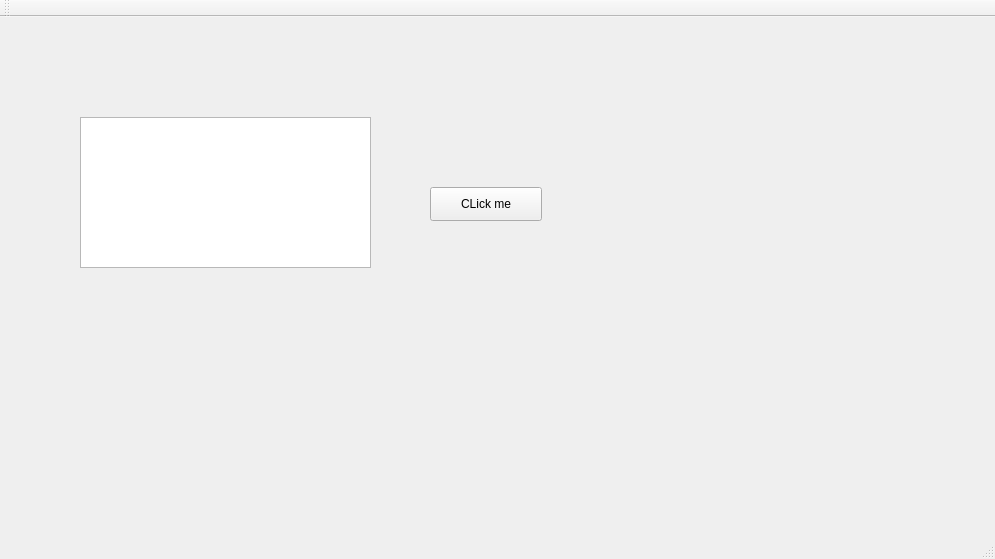
<?xml version="1.0" encoding="UTF-8"?>
<ui version="4.0">
 <class>MainWindow</class>
 <widget class="QMainWindow" name="MainWindow">
  <property name="geometry">
   <rect>
    <x>0</x>
    <y>0</y>
    <width>995</width>
    <height>559</height>
   </rect>
  </property>
  <property name="windowTitle">
   <string>MainWindow</string>
  </property>
  <widget class="QWidget" name="centralWidget">
   <widget class="QListWidget" name="listWidget">
    <property name="geometry">
     <rect>
      <x>80</x>
      <y>100</y>
      <width>291</width>
      <height>151</height>
     </rect>
    </property>
   </widget>
   <widget class="QPushButton" name="pushButton">
    <property name="geometry">
     <rect>
      <x>430</x>
      <y>170</y>
      <width>112</width>
      <height>34</height>
     </rect>
    </property>
    <property name="text">
     <string>CLick me</string>
    </property>
   </widget>
  </widget>
  <widget class="QMenuBar" name="menuBar">
   <property name="geometry">
    <rect>
     <x>0</x>
     <y>0</y>
     <width>995</width>
     <height>31</height>
    </rect>
   </property>
  </widget>
  <widget class="QToolBar" name="mainToolBar">
   <attribute name="toolBarArea">
    <enum>TopToolBarArea</enum>
   </attribute>
   <attribute name="toolBarBreak">
    <bool>false</bool>
   </attribute>
  </widget>
  <widget class="QStatusBar" name="statusBar"/>
 </widget>
 <layoutdefault spacing="6" margin="11"/>
 <resources/>
 <connections/>
</ui>
